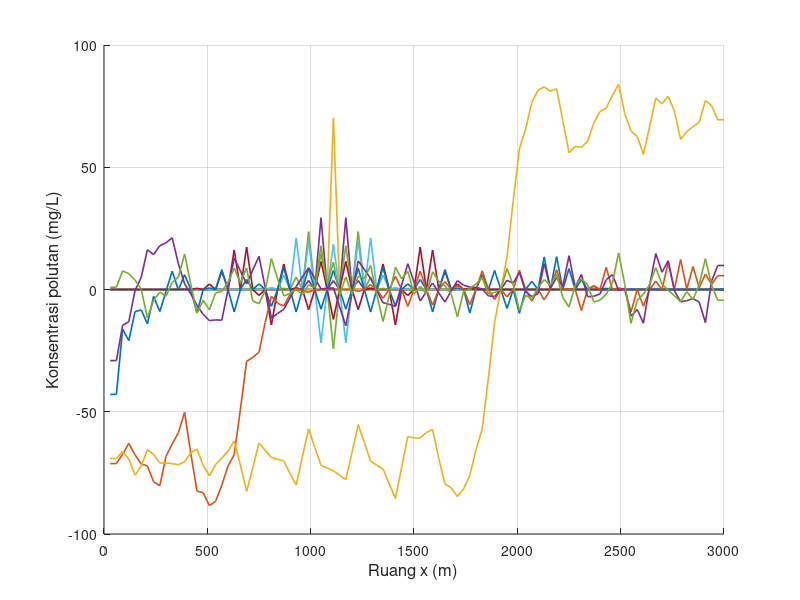

The MATLAB source for this figure: (Note: this script raises an error after producing the figure.)
clear; clc; close all;

% Feby Syarief Al A`raaf
% 26050124130087
% Oseanografi C

% Simulasi adveksi 1 dimensi dengan metode Leapfrog (CTCS)
% Sumber polutan diskontinu
% NIM ganjil, xyz = 087, sehingga z = 7 dan 0.zyx = 0.780

x_digit = 0;
y_digit = 8;
z_digit = 7;

u_xyz    = 0.780;
C_source = 10 * z_digit;

n_plot = [0, ...
          10 + z_digit, 20 + z_digit, 30 + z_digit, 40 + z_digit, ...
          50 + z_digit, 100 + z_digit, 200 + z_digit, 300 + z_digit, ...
          500 + z_digit, 800 + z_digit, 1000 + z_digit];

L = 3000;
T = 10800;

scenario(1).nama = 'Skenario 1';
scenario(1).dx   = 30;
scenario(1).dt   = 8;
scenario(1).u    = u_xyz;
scenario(1).n    = 20 + z_digit;
scenario(1).m    = 30 + z_digit;

scenario(2).nama = 'Skenario 2';
scenario(2).dx   = 60;
scenario(2).dt   = 8;
scenario(2).u    = u_xyz;
scenario(2).n    = 20 + z_digit;
scenario(2).m    = 60 + z_digit;

scenario(3).nama = 'Skenario 3';
scenario(3).dx   = 15;
scenario(3).dt   = 8;
scenario(3).u    = u_xyz;
scenario(3).n    = 20 + z_digit;
scenario(3).m    = 15 + z_digit;

scenario(4).nama = 'Skenario 4';
scenario(4).dx   = 30;
scenario(4).dt   = 8;
scenario(4).u    = 0.5 * u_xyz;
scenario(4).n    = 20 + z_digit;
scenario(4).m    = 30 + z_digit;

scenario(5).nama = 'Skenario 5';
scenario(5).dx   = 30;
scenario(5).dt   = 8;
scenario(5).u    = 2 * u_xyz;
scenario(5).n    = 20 + z_digit;
scenario(5).m    = 30 + z_digit;

scenario(6).nama = 'Skenario 6';
scenario(6).dx   = 30;
scenario(6).dt   = 8;
scenario(6).u    = -u_xyz;
scenario(6).n    = 20 + z_digit;
scenario(6).m    = 30 + z_digit;

scenario(7).nama = 'Skenario 7';
scenario(7).dx   = 30;
scenario(7).dt   = 2;
scenario(7).u    = u_xyz;
scenario(7).n    = 100 + z_digit;
scenario(7).m    = 30 + z_digit;

scenario(8).nama = 'Skenario 8';
scenario(8).dx   = 30;
scenario(8).dt   = 16;
scenario(8).u    = u_xyz;
scenario(8).n    = 10 + z_digit;
scenario(8).m    = 30 + z_digit;

folder_output = 'output_Diskontinu_CTCS_Polutan_Terhadap_Ruang';
if ~exist(folder_output, 'dir')
    mkdir(folder_output);
end

for s = 1:numel(scenario)

    fprintf('\nMemproses %s\n', scenario(s).nama);

    dx       = scenario(s).dx;
    dt       = scenario(s).dt;
    u        = scenario(s).u;
    n_source = scenario(s).n;
    m_source = scenario(s).m;

    M_grid = round(L / dx);
    Mmax   = max(M_grid, m_source);
    Nmax   = round(T / dt);

    courant = u * dt / dx;

    fprintf('dx = %.3f m, dt = %.3f s, u = %.3f m/s, n = %d, m = %d\n', ...
            dx, dt, u, n_source, m_source);
    fprintf('Mmax = %d, Nmax = %d, C = %.4f\n', Mmax, Nmax, courant);

    if any(n_plot > Nmax)
        n_tidak_valid = n_plot(n_plot > Nmax);
        fprintf('%s: n = %s melebihi Nmax = %d sehingga tidak digrafikkan.\n', ...
                scenario(s).nama, mat2str(n_tidak_valid), Nmax);
    end

    F00 = zeros(1, Mmax);
    F0  = zeros(1, Mmax);
    F   = zeros(1, Mmax);

    x_space = (1:Mmax) * dx;
    snapshot = NaN(length(n_plot), Mmax);

    F00(:) = 0;

    % Sumber diskontinu pada n = 0
    if n_source == 0
        F00(m_source) = C_source;
    end

    idx0 = find(n_plot == 0, 1);
    if ~isempty(idx0)
        snapshot(idx0, :) = F00;
    end

    % FTCS untuk mendapatkan level waktu n = 1
    for i = 2:(Mmax-1)
        F0(i) = F00(i) - (u * dt / (2 * dx)) * (F00(i+1) - F00(i-1));
    end

    F0(1)    = F0(2);
    F0(Mmax) = F0(Mmax-1);

    % Sumber diskontinu pada n = 1
    if n_source == 1
        F0(m_source) = C_source;
    end

    idx1 = find(n_plot == 1, 1);
    if ~isempty(idx1)
        snapshot(idx1, :) = F0;
    end

    for J = 2:Nmax

        F00(1)    = F00(2);
        F00(Mmax) = F00(Mmax-1);

        F0(1)     = F0(2);
        F0(Mmax)  = F0(Mmax-1);

        for i = 2:(Mmax-1)
            F(i) = F00(i) - (u * dt / dx) * (F0(i+1) - F0(i-1));
        end

        F(1)    = F(2);
        F(Mmax) = F(Mmax-1);

        % Sumber diskontinu hanya diberikan sekali pada (n_source, m_source)
        if J == n_source
            F(m_source) = C_source;
        end

        idx_snap = find(n_plot == J, 1);
        if ~isempty(idx_snap)
            snapshot(idx_snap, :) = F;
        end

        F00 = F0;
        F0  = F;
    end

    fig = figure('Visible', 'off', 'Position', [100 100 1400 600]);
    hold on;

    legend_text = {};

    for k = 1:length(n_plot)

        if all(isnan(snapshot(k, :)))
            continue;
        end

        plot(x_space, snapshot(k, :), 'LineWidth', 1.2);
        legend_text{end+1} = sprintf('n = %d', n_plot(k));
    end

    grid on;
    xlabel('Ruang x (m)', 'FontSize', 12);
    ylabel('Konsentrasi polutan (mg/L)', 'FontSize', 12);
    title(sprintf('%s - Konsentrasi polutan terhadap ruang', scenario(s).nama), ...
          'Feby Syarief-0087-Ose C','FontSize', 14, 'FontWeight', 'bold');
    xlim([x_space(1), x_space(end)]);

    y_max = max(snapshot(:), [], 'omitnan');
    if isempty(y_max) || isnan(y_max) || y_max <= 0
        ylim([0 1]);
    else
        ylim([0, max(C_source * 1.2, y_max * 1.1)]);
    end

    set(gca, 'FontSize', 11);

    legend(legend_text, ...
           'Location', 'northwest', ...
           'FontSize', 8, ...
           'NumColumns', 2, ...
           'Box', 'on');

    hold off;

    nama_file = sprintf('ctcs_diskontinu_ruang_skenario_%d.png', s);
    saveas(fig, fullfile(folder_output, nama_file));
    close(fig);

    fprintf('%s selesai diproses.\n', scenario(s).nama);
end

fprintf('\nSemua skenario telah selesai diproses.\n');
